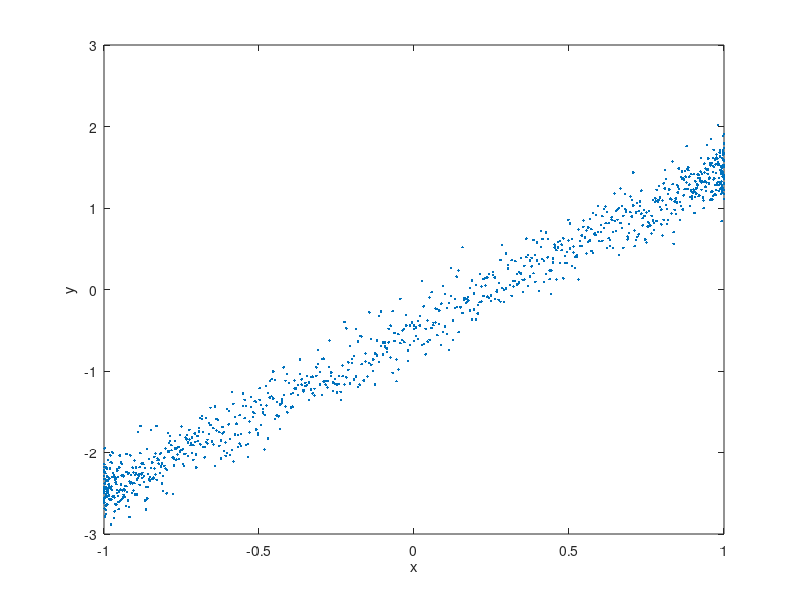

Recreate this plot in MATLAB. (Note: this script raises an error after producing the figure.)
load p2.mat

t = 0:0.001:1;

%plot (t,x)
%xlabel ('t')
%ylabel ('x')

%plot (t, y)
%xlabel ('t')
%ylabel ('y')


plot (x, y, '.')
xlabel ('x')
ylabel ('y')

%Test1: y = 2 * x
[alpha1, beta1] = p2_4 ([1 2 3], [2 4 6]);
disp ([alpha1 beta1]);

%Test2: y = 3 * x + 2 with noise
[alpha2, beta2] = p2_4 ([1 2 3], [5 8 11] + 0.2 * rand (1));
disp ([alpha2 beta2]);

[alpha, beta] = p2_4 (x, y);
disp ([alpha beta]);